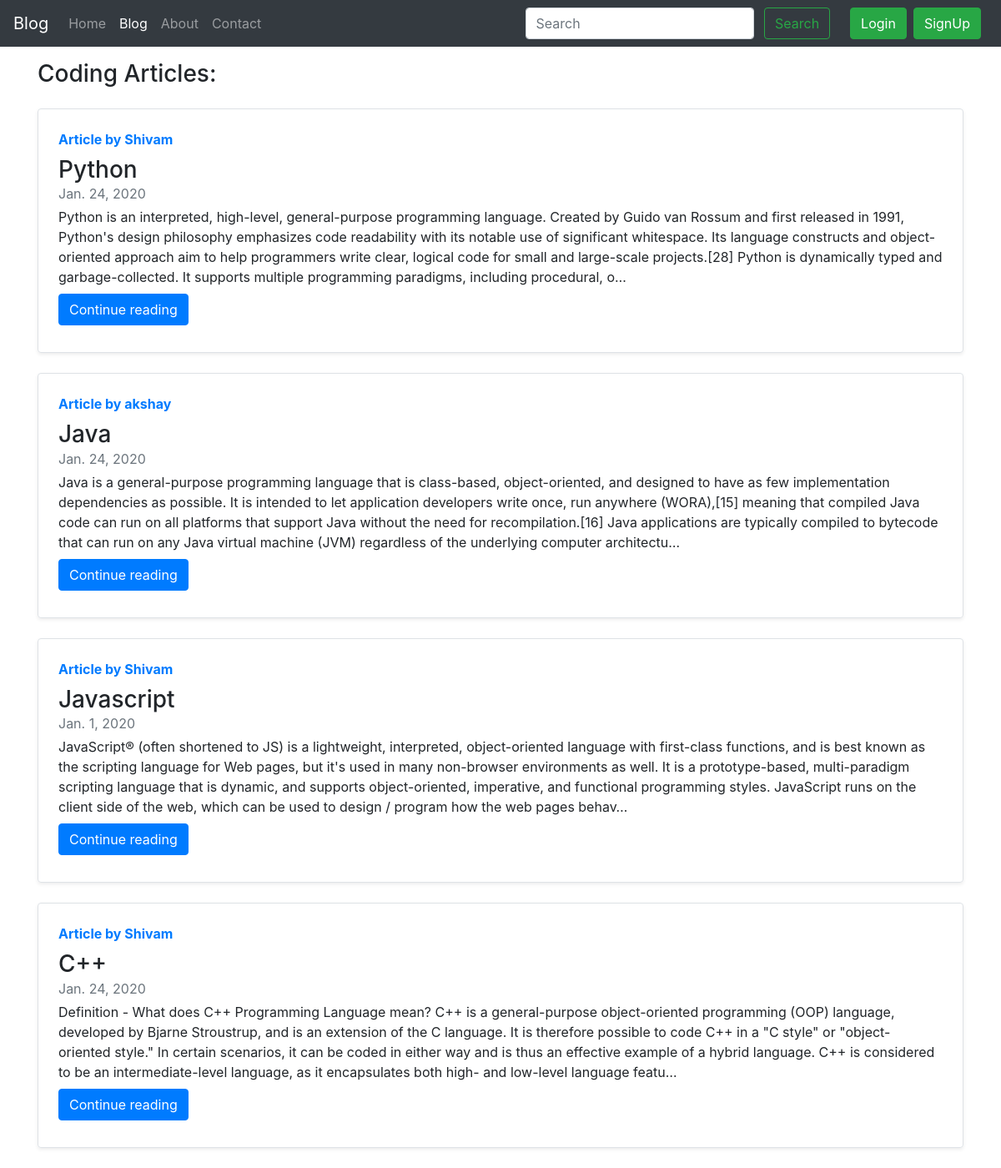
Screenshot of /blog/ with the database file from the repository.
### blog/models.py (models this page shows)
class Post(models.Model):
    sno=models.AutoField(primary_key=True)
    title=models.CharField(max_length=255,default='')
    author=models.CharField(max_length=255,default='')
    content=models.TextField(max_length=10000)
    slug=models.CharField(max_length=255,default='')
    timestamp =models.DateField(blank=True)
    def __str__(self):
        return self.title + "by" + self.author

### blog/views.py (the view)
# urls.py: path('', views.blogHome,name='bloghome'),
def blogHome(request):
    allPosts=Post.objects.all()
    print(allPosts)
    context={'allPosts':allPosts}
    return render(request,'blog/blogHome.html',context)

### templates/blog/blogHome.html (shortened to what this page needs)
{% extends 'base.html' %}
{% block blogactive %} active  {% endblock blogactive %}
{% block body %}
<div class="container my-3">
    <h3>Coding Articles:</h3>
    {% for post in allPosts %}
   <div class="row no-gutters border rounded overflow-hidden flex-md-row my-4 shadow-sm h-md-250 position-relative">
        <div class="col p-4 d-flex flex-column position-static">
          <strong class="d-inline-block mb-2 text-primary">Article by {{post.author}}</strong>
          <h3 class="mb-0">{{post.title}}</h3>
          <div class="mb-1 text-muted">{{post.timestamp}}</div>
          <p class="card-text mb-auto">{{post.content | truncatechars:500}}</p>
            <div class="my-2">
                <a href="/blog/{{post.slug}}" role="button" class="btn btn-primary">Continue reading</a>
            </div>
        </div>
      </div>
    {% endfor %}
</div>
{% endblock body %}

### templates/base.html (shortened to what this page needs)
<!doctype html>
<html lang="en">
  <head>
    <link rel="stylesheet" href="https://stackpath.bootstrapcdn.com/bootstrap/4.4.1/css/bootstrap.min.css">
  </head>
  <body>
   <nav class="navbar navbar-expand-lg navbar-dark bg-dark">
  <a class="navbar-brand" href="/">Blog</a>
  <div class="collapse navbar-collapse" id="navbarSupportedContent">
    <ul class="navbar-nav mr-auto">
      <li class="nav-item {% block homeactive %} {% endblock homeactive %}">
        <a class="nav-link" href="/">Home <span class="sr-only">(current)</span></a>
      </li>
        <li class="nav-item {% block blogactive %} {% endblock blogactive %}">
        <a class="nav-link" href="/blog">Blog</a>
      </li>
      <li class="nav-item {% block aboutactive %} {% endblock aboutactive %}">
        <a class="nav-link" href="/about">About</a>
      </li>
        <li class="nav-item {% block contactactive %} {% endblock contactactive %}">
        <a class="nav-link" href="/contact">Contact</a>
      </li>
    </ul>
      <div class="ml-auto form-inline ">
    <form method="get" action="/search" class=" my-2 my-lg-0 mx-3">
      <input class="form-control mr-sm-2" type="search" placeholder="Search" aria-label="Search"name="query" id="query">
      <button class="btn btn-outline-success my-2 my-sm-0" type="submit">Search</button>
    </form>
    {% if user.is_authenticated %}
      <ul class="navbar-nav ">
          <li class="nav-item dropdown">
        <a class="nav-link dropdown-toggle" href="#" id="navbarDropdown" role="button" data-toggle="dropdown" aria-haspopup="true" aria-expanded="false">
         Welcome {{request.user}}
        </a>
        <div class="dropdown-menu" aria-labelledby="navbarDropdown">
          <a class="dropdown-item" href="/logout">Logout</a>
        </div>
      </li>
      </ul>
      {% else %}
<button type="button" class="btn btn-success mr-2 ml-2" data-toggle="modal" data-target="#loginModel">
  Login
</button>
<button type="button" class="btn btn-success mr-2" data-toggle="modal" data-target="#signupModel">
  SignUp
</button>
      {% endif %}
  </div>
  </div>
</nav>
   {% block body %} {% endblock body %}
  </body>
</html>

### rows the page displays
Post: author "Shivam", title "Python", timestamp "Jan. 24, 2020", content "Python is an interpreted, high-level, general-purpose programming language. Created by Guido van Rossum and first released in 1991, Python's design philosophy emphasizes code readability with its notable use of significant whitespace. Its language constructs and object-oriented approach aim to help programmers write clear, logical code for small and large-scale projects.[28] Python is dynamically typed and garbage-collected. It supports multiple programming paradigms, including procedural, o…"
Post: author "akshay", title "Java", timestamp "Jan. 24, 2020", content "Java is a general-purpose programming language that is class-based, object-oriented, and designed to have as few implementation dependencies as possible. It is intended to let application developers write once, run anywhere (WORA),[15] meaning that compiled Java code can run on all platforms that support Java without the need for recompilation.[16] Java applications are typically compiled to bytecode that can run on any Java virtual machine (JVM) regardless of the underlying computer architectu…"
Post: author "Shivam", title "Javascript", timestamp "Jan. 1, 2020", content "JavaScript® (often shortened to JS) is a lightweight, interpreted, object-oriented language with first-class functions, and is best known as the scripting language for Web pages, but it's used in many non-browser environments as well. It is a prototype-based, multi-paradigm scripting language that is dynamic, and supports object-oriented, imperative, and functional programming styles. JavaScript runs on the client side of the web, which can be used to design / program how the web pages behav…"
Post: author "Shivam", title "C++", timestamp "Jan. 24, 2020", content "Definition - What does C++ Programming Language mean? C++ is a general-purpose object-oriented programming (OOP) language, developed by Bjarne Stroustrup, and is an extension of the C language. It is therefore possible to code C++ in a \"C style\" or \"object-oriented style.\" In certain scenarios, it can be coded in either way and is thus an effective example of a hybrid language. C++ is considered to be an intermediate-level language, as it encapsulates both high- and low-level language featu…"
